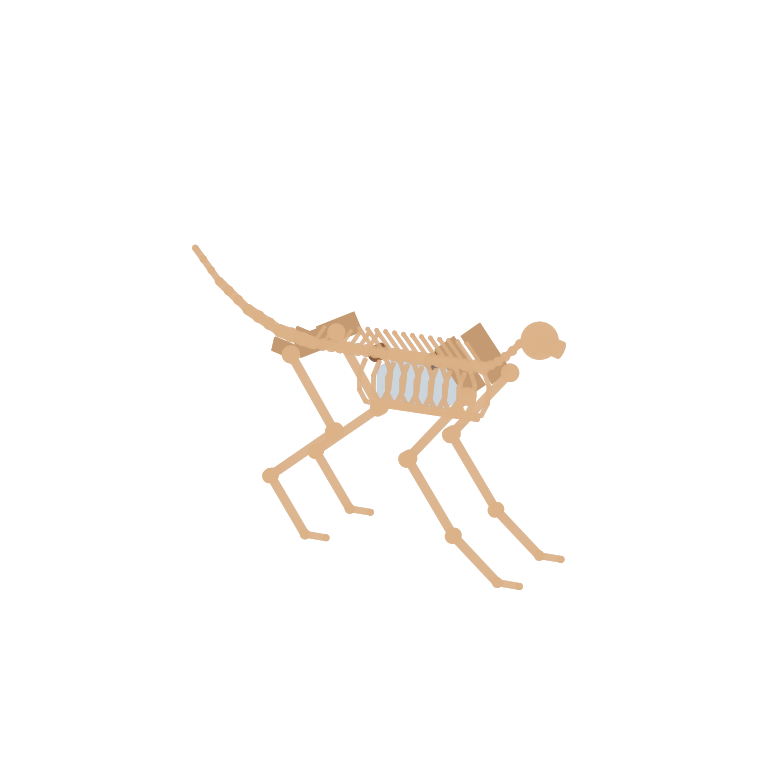

Python code for this plot:
"""Parametric 3D CAD model of the T.O.M.C.A.T. skeleton (build123d).

Turns the placeholder dimensions of the `tomcat_kin` simulation into an actual
3D solid, exported to STEP/STL. It imports the SAME parameters the kinematics
model uses (`LegModel`, `DEFAULT_LEG`, `DEFAULT_FORELEG`, `DEFAULT_SPINE`) so the
CAD and the simulation cannot drift apart.

DETAILED SKELETAL PASS
----------------------
This is no longer a capsule massing model. It implements bone FORM, joint
STRUCTURE and joint AXIS ORIENTATION, following the public-domain reference in
../reference/ANATOMY.md (Reighard & Jennings 1901) and the cat vertebral formula
C7 / T13 / L7 / S3 / Ca~20:

- **Long bones** are shafts with expanded ends (condyles), not plain capsules —
  the flare at each end is where a joint bearing and its pulley actually sit.
- **Joints are drawn as their AXIS**: every actuated joint in this sagittal model
  is a hinge about the lateral (y) axis, so it is rendered as a short cylinder
  lying along y. The hip/shoulder is drawn as a ball (in a real cat it is a
  3-DOF ball joint; we actuate only its sagittal DOF).
- **Vertebrae are individual bodies with spinous processes.** The 3 ACTUATED
  spine joints (ADR-0006) are marked with hinge axes; the remaining ~20
  presacral vertebrae are rendered as form so the thoracic/lumbar split is
  visible. Thoracic spines sweep BACKWARD, lumbar spines sweep FORWARD, as in
  the reference — they meet at the anticlinal vertebra.
- **Ribcage** is C-curved ribs from the thoracic vertebrae down-forward to a
  sternum, enclosing a real volume (not decorative rings).
- **Scapula** — cats have no functional clavicle, so the forelimb hangs from a
  large mobile shoulder blade. Modelled as a sagittal plate sloping down-forward
  with the shoulder joint at its ventral tip.
- **Pelvis** — ilium blade sweeping up-forward from the hip, ischium back.

WHAT THE DETAIL BUYS THE DESIGN (component placement)
-----------------------------------------------------
1. The **spinous process height IS the spine tendon moment arm.** The 0.030 m
   arm in `SpineParams` is no longer an arbitrary pulley radius — it is the
   dorsal process the tendon runs over, so the CAD and the parameter agree.
2. The **ribcage encloses the battery/electronics volume.** Previously the CAD
   put a "mid-body bay" box in the belly with no structural justification; the
   thoracic basket is the natural protected, central, low-CoM location.

Scope / honesty: still a SKELETAL model, not a manufacturing model — no
fasteners, bearings, tolerances or fabrication features, and every dimension
remains a placeholder driven by `params.py`.

Run:  python mechanical/cad/tomcat_skeleton.py
Out:  tomcat_skeleton.step, tomcat_skeleton.stl, tomcat_skeleton.png (this dir)
"""

from __future__ import annotations

import math
import os
import sys

import numpy as np
from build123d import (
    Box, Cylinder, Sphere, Compound, Vector, Plane, Pos,
    export_step, export_stl,
)

sys.path.insert(0, os.path.join(os.path.dirname(__file__), "..", "..", "kinematics", "src"))
from tomcat_kin import LegModel  # noqa: E402
from tomcat_kin.params import DEFAULT_LEG, DEFAULT_SPINE, DEFAULT_FORELEG  # noqa: E402

MM = 1000.0

# ---- placeholder body params the 2D model doesn't carry (❓ TBD) ----
TRACK = 96.0           # lateral spacing of left/right limbs (mm)
VERT_R = 6.5           # vertebral centrum radius (mm)
SPINOUS_H = float(DEFAULT_SPINE.joint_moment_arm[0]) * MM   # 30 mm == the tendon moment arm
N_THORACIC, N_LUMBAR = 13, 7      # cat vertebral formula (ANATOMY.md)
RIB_PAIRS = 8                     # drawn (of 13) — enough to read as a ribcage
SHAFT_R, CONDYLE_R = 4.5, 7.5     # long-bone shaft / articular end radii
HINGE_R, HINGE_W = 8.0, TRACK * 0.11   # joint-axis cylinder

FOOT_Z, FOOT_PITCH = -0.19, 0.0

# render tones: skeleton pale, flat bones slightly darker, ACTUATED joints
# highlighted, payload volume translucent
SKEL_STYLE = {
    "bone":  ("#dcb289", 1.00),
    "flat":  ("#c49a72", 1.00),
    "joint": ("#8a5a3c", 1.00),
    "bay":   ("#7f93a8", 0.22),
}
FRONT_FOOT_X, REAR_FOOT_X = 0.06, 0.04


# ----------------------------------------------------------------- primitives
def seg(p0, p1, r):
    """A plain cylinder between two points (cheap; for ribs/processes)."""
    p0, p1 = Vector(*p0), Vector(*p1)
    d = p1 - p0
    if d.length < 1e-6:
        return Sphere(r)
    return Plane(origin=(p0 + p1) / 2, z_dir=d.normalized()).location * Cylinder(r, d.length)


def bone(p0, p1, r):
    """A capsule (cylinder + rounded ends)."""
    p0v, p1v = Vector(*p0), Vector(*p1)
    if (p1v - p0v).length < 1e-6:
        return Sphere(r)
    return Compound([seg(p0, p1, r), Pos(*tuple(p0v)) * Sphere(r), Pos(*tuple(p1v)) * Sphere(r)])


def long_bone(p0, p1, r_shaft=SHAFT_R, r_prox=CONDYLE_R, r_dist=CONDYLE_R):
    """A shaft with EXPANDED ARTICULAR ENDS — the real form of a limb bone.

    The flares are the condyles: they are where a joint bearing seats and where
    a tendon pulley gets its moment arm, so drawing them is not decoration.
    """
    p0v, p1v = Vector(*p0), Vector(*p1)
    d = p1v - p0v
    if d.length < 1e-6:
        return Sphere(r_shaft)
    u = d.normalized()
    # inset the shaft slightly so the condyles read as distinct swellings
    a, b = p0v + u * r_prox * 0.5, p1v - u * r_dist * 0.5
    return Compound([
        seg(tuple(a), tuple(b), r_shaft),
        Pos(*tuple(p0v)) * Sphere(r_prox),
        Pos(*tuple(p1v)) * Sphere(r_dist),
    ])


def hinge(pos, r=HINGE_R, w=HINGE_W):
    """A joint drawn as its AXIS: a cylinder lying along lateral y.

    Every actuated joint in this sagittal model is a hinge about y, so its axis
    is the honest way to show joint structure and orientation.
    """
    return Plane(origin=pos, z_dir=(0, 1, 0)).location * Cylinder(r, w)


def plate(center, length, height, thickness, tilt_deg=0.0):
    """A flat bone (scapula / ilium) lying in the sagittal plane, tilted about y."""
    t = math.radians(tilt_deg)
    x_dir = (math.cos(t), 0.0, math.sin(t))
    return Plane(origin=center, x_dir=x_dir, z_dir=(0, 1, 0)).location * Box(
        length, height, thickness
    )


# ------------------------------------------------------------------- assemblies
def vertebra(x, z, r_body, spinous_h, sweep_deg):
    """One vertebra: centrum + dorsal spinous process + transverse processes.

    `sweep_deg` tilts the spinous process — BACKWARD over the thorax, FORWARD
    over the lumbar, meeting at the anticlinal vertebra as in a real cat.
    """
    s = math.radians(sweep_deg)
    tip = (x + spinous_h * math.sin(s), 0.0, z + spinous_h * math.cos(s))
    parts = [
        Pos(x, 0, z) * Sphere(r_body),                       # centrum
        seg((x, 0, z), tip, r_body * 0.30),                  # spinous process
        Pos(*tip) * Sphere(r_body * 0.34),                   # its tip (tendon bears here)
        seg((x, -r_body * 1.5, z), (x, r_body * 1.5, z), r_body * 0.22),  # transverse
    ]
    return Compound(parts)


def spine_detail(z):
    """Vertebral column: individual vertebrae + the 3 ACTUATED hinge joints.

    Form shows the real ~20 presacral vertebrae; only 3 joints are actuated
    (ADR-0006), and those are the ones drawn with an explicit hinge axis.
    """
    seg_len = np.asarray(DEFAULT_SPINE.segment_lengths) * MM
    edges = np.concatenate([[0.0], np.cumsum(seg_len)])       # actuated joint x
    total = float(edges[-1])
    n_vert = N_THORACIC + N_LUMBAR
    xs = np.linspace(0.0, total, n_vert)

    parts = []
    for i, x in enumerate(xs):
        lumbar = x < total * (N_LUMBAR / n_vert)   # rear third is lumbar
        # thoracic spines sweep BACK (-x), lumbar sweep FORWARD (+x)
        sweep = 34.0 if lumbar else -40.0
        h = SPINOUS_H * (0.75 if lumbar else 1.0)
        parts.append(vertebra(float(x), z, VERT_R, h, sweep))
    # centrum chain
    for a, b in zip(xs[:-1], xs[1:]):
        parts.append(seg((float(a), 0, z), (float(b), 0, z), VERT_R * 0.55))
    # the THREE actuated inter-vertebral joints, as explicit hinge axes
    joints = [hinge((float(x), 0, z), r=VERT_R * 1.25, w=TRACK * 0.16)
              for x in edges[1:-1]]
    return Compound(parts), Compound(joints), total, edges


def ribcage(z, x_start, x_end):
    """C-curved ribs from thoracic vertebrae down-forward to a sternum.

    Encloses the thoracic volume that now houses the battery / electronics.
    """
    ribs, tips = [], []
    for x in np.linspace(x_start, x_end, RIB_PAIRS):
        for side in (+1, -1):
            pts = []
            for f in np.linspace(0.0, 1.0, 5):
                ang = math.radians(20 + 150 * f)              # around the barrel
                y = side * 34.0 * math.sin(ang)
                zz = z - 4.0 - 40.0 * (1 - math.cos(ang)) * 0.62
                pts.append((float(x + 10.0 * f), y, zz))      # sweep back-down
            for a, b in zip(pts[:-1], pts[1:]):
                ribs.append(seg(a, b, 2.3))
            tips.append(pts[-1])
    # sternum: a bar joining the ventral rib tips
    sx = [p[0] for p in tips]; sz = [p[2] for p in tips]
    sternum = seg((min(sx), 0, float(np.mean(sz))), (max(sx), 0, float(np.mean(sz))), 4.5)
    return Compound(ribs + [sternum])


def scapula(x, z, side):
    """Shoulder blade: a sagittal plate sloping down-FORWARD.

    Cats have NO functional clavicle, so the forelimb hangs from this mobile
    blade rather than bolting to the trunk — the anatomical reason a cat has
    such a large shoulder excursion (and the ADR-0007 righting contribution).
    Returns (solid, shoulder_joint_position) — the glenoid at its ventral tip.
    """
    tilt = -52.0                                   # blade axis, down-forward
    length, height, thick = 58.0, 26.0, 3.0
    cx, cz = x - 12.0, z + 6.0
    blade = plate((cx, side * TRACK * 0.30, cz), length, height, thick, tilt_deg=tilt)
    t = math.radians(tilt)
    glenoid = (cx + (length / 2) * math.cos(t), side * TRACK * 0.30,
               cz + (length / 2) * math.sin(t))
    spine_ridge = seg((cx - length * 0.42 * math.cos(t), side * (TRACK * 0.30 + thick),
                       cz - length * 0.42 * math.sin(t)),
                      (cx + length * 0.42 * math.cos(t), side * (TRACK * 0.30 + thick),
                       cz + length * 0.42 * math.sin(t)), 3.0)
    return Compound([blade, spine_ridge]), glenoid


def pelvis(x, z, side):
    """Ilium blade sweeping up-FORWARD from the hip, plus the ischium behind."""
    ilium = plate((x + 16.0, side * TRACK * 0.26, z + 11.0), 48.0, 22.0, 3.0, tilt_deg=26.0)
    ischium = plate((x - 20.0, side * TRACK * 0.24, z - 3.0), 30.0, 15.0, 3.0, tilt_deg=-14.0)
    return Compound([ilium, ischium])


def neck_and_skull(x, z):
    """Cervical curve (7 vertebrae) rising forward to a small skull."""
    parts = []
    pts = [(x + 8 * i, 0.0, z + 3.0 * i + 1.2 * i * i / 2) for i in range(6)]
    for i, p in enumerate(pts):
        parts.append(Pos(*p) * Sphere(VERT_R * (0.82 - 0.03 * i)))
    for a, b in zip(pts[:-1], pts[1:]):
        parts.append(seg(a, b, VERT_R * 0.5))
    sk = pts[-1]
    parts.append(Pos(sk[0] + 22, 0, sk[2] + 6) * Sphere(19.0))       # cranium
    parts.append(seg((sk[0] + 22, 0, sk[2] + 6), (sk[0] + 46, 0, sk[2] - 1), 9.0))  # muzzle
    return Compound(parts)


def tail(z):
    """Caudal vertebrae: a tapering chain curling up and back (ADR-0007)."""
    pts = [(0, 0, z), (-40, 0, z + 8), (-78, 0, z + 26), (-112, 0, z + 52),
           (-140, 0, z + 84)]
    parts = []
    for i, (a, b) in enumerate(zip(pts[:-1], pts[1:])):
        r = 6.5 - 1.1 * i
        parts.append(bone(a, b, max(r, 2.2)))
        for f in (0.33, 0.66):                                  # caudal vertebrae
            p = tuple(np.array(a) + (np.array(b) - np.array(a)) * f)
            parts.append(Pos(*p) * Sphere(max(r * 1.15, 2.6)))
    return Compound(parts)


def limb(mount, foot_x, leg_model, side):
    """One digitigrade limb: long bones with condyles + explicit joint axes.

    Each leg solves with its OWN anatomical fold (hind stifle forward, fore
    elbow back) via `LegModel.default_knee`, so both paws point forward.
    """
    q = leg_model.inverse((foot_x, FOOT_Z, FOOT_PITCH))
    pts2d = leg_model.joint_positions(q) * MM       # hip, mid, low, paw-base, paw-tip
    mx, my, mz = mount
    p3 = [(mx + x, my, mz + zz) for (x, zz) in pts2d]

    parts = [
        long_bone(p3[0], p3[1], r_prox=CONDYLE_R * 1.15),   # femur / humerus
        long_bone(p3[1], p3[2]),                            # tibia / radius
        long_bone(p3[2], p3[3], r_dist=CONDYLE_R * 0.7),    # metatarsus / metacarpus
        bone(p3[3], p3[4], 3.4),                            # phalanges (passive paw)
    ]
    # joint AXES: proximal joint is a ball (3-DOF in a cat), the two distal
    # joints are hinges about lateral y.
    parts.append(Pos(*p3[0]) * Sphere(CONDYLE_R * 1.25))
    parts.append(hinge(p3[1]))
    parts.append(hinge(p3[2], r=HINGE_R * 0.85))
    return Compound(parts)


def electronics_bay(x_center, z, length=76.0, width=44.0, height=34.0):
    """Battery + electronics, now housed INSIDE the thoracic basket.

    Placement improvement enabled by the detailed ribcage: previously this sat
    in an unjustified belly box. The rib basket is the natural protected,
    central, low location — and it keeps the mass near the CoM.
    """
    return Pos(x_center, 0, z - 26.0) * Box(length, width, height)


def build():
    H = -FOOT_Z * MM
    column, spine_joints, total, edges = spine_detail(H)

    fore = LegModel(DEFAULT_FORELEG)
    hind = LegModel()

    # scapulae carry the forelimbs; the shoulder joint is the glenoid tip
    scaps, limbs = [], []
    for side in (+1, -1):
        sc, glenoid = scapula(total, H, side)
        scaps.append(sc)
        limbs.append(limb((glenoid[0], side * TRACK / 2, glenoid[2]),
                          FRONT_FOOT_X, fore, side))
        limbs.append(limb((0.0, side * TRACK / 2, H), REAR_FOOT_X, hind, side))
    pelvises = [pelvis(0.0, H, side) for side in (+1, -1)]

    thorax0, thorax1 = total * 0.34, total * 0.92
    groups = {
        # slender skeletal structure
        "bone": Compound([column, ribcage(H, thorax0, thorax1),
                          Compound(limbs), neck_and_skull(total, H), tail(H)]),
        # flat bones read better in their own tone
        "flat": Compound(scaps + pelvises),
        # the ACTUATED joint axes -- the thing a reader should be able to count
        "joint": spine_joints,
        # payload volume the ribcage encloses
        "bay": electronics_bay(0.5 * (thorax0 + thorax1), H),
    }
    return groups, H, total


def render_png(groups, path, H, front_x):
    import matplotlib
    matplotlib.use("Agg")
    import matplotlib.pyplot as plt
    from mpl_toolkits.mplot3d.art3d import Poly3DCollection

    fig = plt.figure(figsize=(11, 6))
    ax = fig.add_subplot(111, projection="3d")
    for name, comp in groups.items():
        verts, tris = comp.tessellate(0.45)
        V = np.array([[v.X, v.Y, v.Z] for v in verts]); T = np.array(tris)
        color, alpha = SKEL_STYLE[name]
        coll = Poly3DCollection(V[T], facecolor=color, edgecolor="none", alpha=alpha)
        coll.set_zsort("average"); ax.add_collection3d(coll)
    ax.set_xlim(-200, front_x + 190); ax.set_ylim(-190, 190); ax.set_zlim(0, H + 150)
    ax.set_box_aspect((front_x + 390, 380, H + 150))
    ax.view_init(elev=16, azim=-62); ax.set_axis_off()
    fig.tight_layout(); fig.savefig(path, dpi=130, bbox_inches="tight", facecolor="white")
    plt.close(fig)


if __name__ == "__main__":
    here = os.path.dirname(__file__)
    groups, H, front_x = build()
    bb = Compound(list(groups.values())).bounding_box()
    print(f"detailed skeleton: hip height {H:.0f} mm, presacral span {front_x:.0f} mm")
    print(f"  vertebrae drawn {N_THORACIC + N_LUMBAR} (T{N_THORACIC}/L{N_LUMBAR}), "
          f"actuated spine joints {len(DEFAULT_SPINE.segment_lengths) - 1 + 1}")
    print(f"  spinous process height = spine tendon moment arm = {SPINOUS_H:.0f} mm")
    print(f"  bounding box: {bb.size.X:.0f} x {bb.size.Y:.0f} x {bb.size.Z:.0f} mm")
    step = os.path.join(here, "tomcat_skeleton.step")
    stl = os.path.join(here, "tomcat_skeleton.stl")
    png = os.path.join(here, "tomcat_skeleton.png")
    whole = Compound(list(groups.values()))
    export_step(whole, step)
    export_stl(whole, stl, tolerance=0.25, angular_tolerance=0.35)
    render_png(groups, png, H, front_x)
    for p in (step, stl, png):
        print(f"  wrote {os.path.basename(p)} ({os.path.getsize(p)} bytes)")
